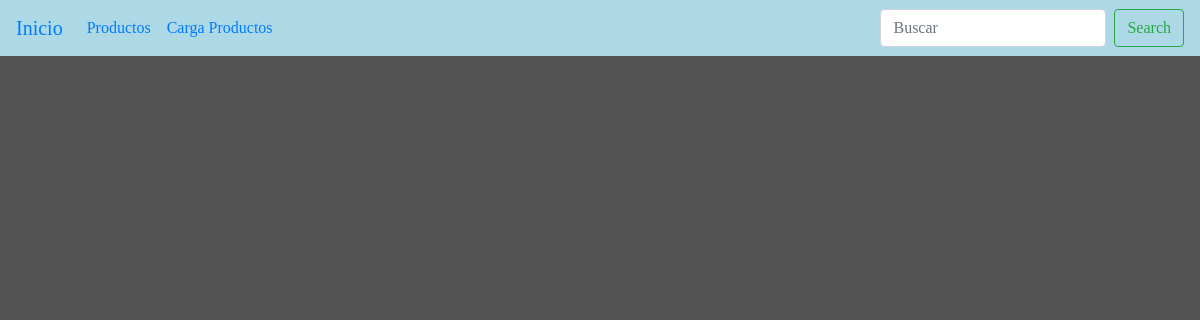
Before: /index/ with the older database file.
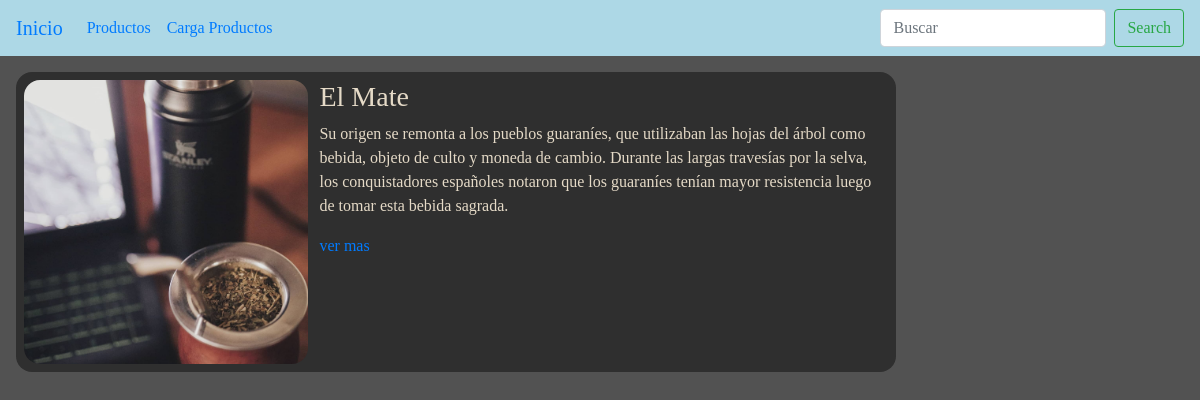
After: the same page with the newer database file.
### Home/models.py (models this page shows, shortened)
class Publicacion(models.Model):
    title = models.CharField(max_length=15)
    text = models.CharField(max_length=400)
    image = models.ImageField(upload_to='home', null=True, blank= True)
    active = models.BooleanField(default=True)
    class Meta:
        verbose_name = 'Publicacion'
        verbose_name_plural = 'Publicaciones'

### Home/views.py (the view)
# urls.py: path('', home, name = 'home'),
def home(request):
        publicaciones = Publicacion.objects.all()
        context = {'publicaciones':publicaciones}
        return render(request, 'index.html', context=context)

### templates/index.html (shortened to what this page needs)
{% extends 'base.html' %}
{% block contenido %}
{% for publicacion in publicaciones %}
    <div class="publicacion">
        <div class="imgBody">
            <img src="{{ publicacion.image.url }}" alt="{{publicacion.title}}">
        </div>
        <div class="textBody">
            <h3>{{ publicacion.title }}</h3>
            <p>{{publicacion.text}}</p>
            <a class="enlaceBody" href="#">ver mas</a>
        </div>
    </div>
{% endfor %}
{% endblock %}

Changed rows visible on the page:
added Publicacion: image (picture), title "El Mate", text "Su origen se remonta a los pueblos guaraníes, que utilizaban las hojas del árbol como bebida, objeto de culto y moneda de cambio. Durante las largas travesías por la selva, los conquistadores españoles notaron que los guaraníes tenían mayor resistencia luego de tomar esta bebida sagrada."
